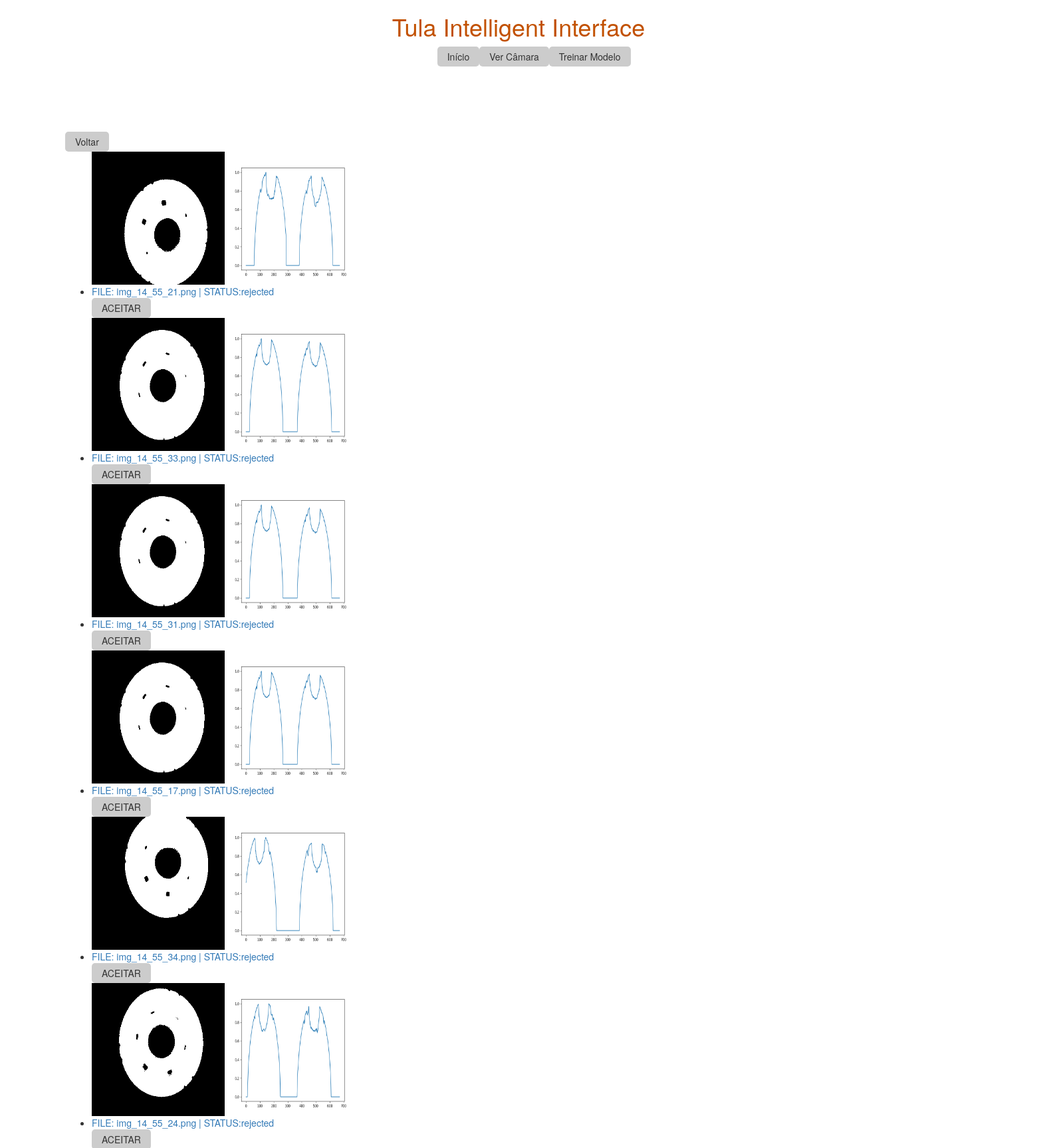
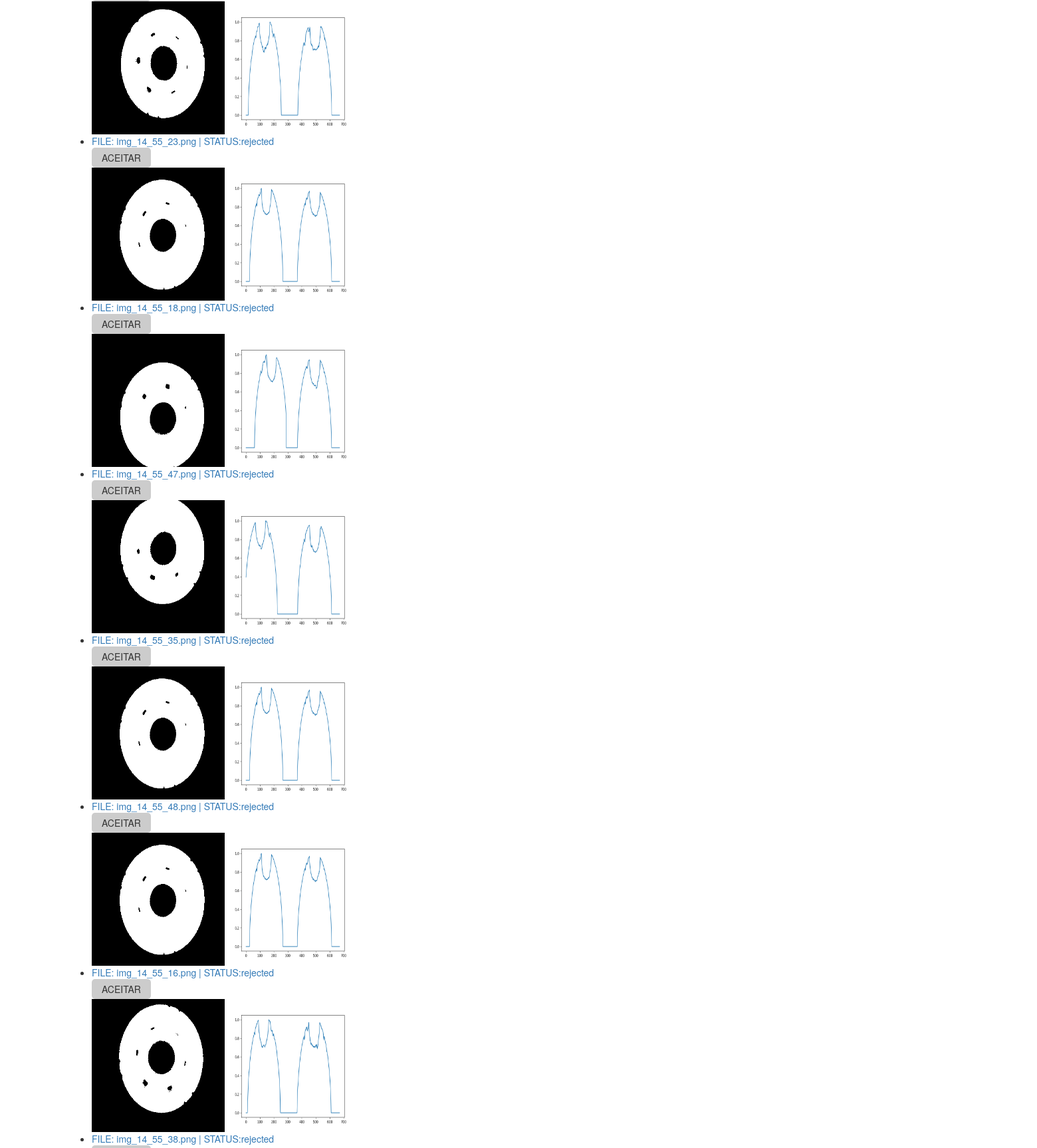
Page /tula/rejected_list/ (upper part) on the committed database (2 pictures, top to bottom).
### tula/models.py (models this page shows, shortened)
class File(models.Model):
	file_name = models.CharField(max_length=200)
	status = models.CharField(max_length=200)

### tula/views.py (the view)
# urls.py: path('rejected_list/', views.rejected_list, name='rejected_list'),
def rejected_list(request):
	for files in os.listdir('media/images/rejected'):
			f = File.objects.filter(file_name = files,status='rejected')
			if len(f) > 0:
				continue
			else:
				if "chart" not in files:
					File.create(files,'rejected')
	files = File.objects.filter(status='rejected')
	return render(request, 'tula/results_rejected.html', {'files': files})

### tula/templates/tula/results_rejected.html (shortened to what this page needs)
<!DOCTYPE html>
{% extends 'tula/base.html' %}
{% block content %}
<html>
    <head>
    </head>
    <body>
        <div id= "container3">
        <form action="{% url 'tula:train'%}" method="post">
            <input type="submit" value="Voltar" />
        </form>
        {% if files %}
            <ul>
                {% for document in files %}
                   <li><a href="{% url 'tula:edit_rejected' document.file_name %}"> FILE: {{document.file_name}}   |   STATUS:{{document.status }}</a></li>
                   <form action="{% url 'tula:switch_rejected' document.file_name%}" method="post">
                    <input type="submit" value="ACEITAR" />
                    </form>
                {% endfor %}
            </ul>
        {% else %}
            <p>No files.</p>
            <form action="{% url 'tula:train'%}" method="post">
            {% csrf_token %}
            <input type="submit" value="Voltar" />
        {% endif %}
    	</div>
    </body>
</html>
{% endblock %}

### tula/templates/tula/base.html (shortened to what this page needs)
<!doctype html>
{% load static %}
<html>
	<head>
		<link rel="stylesheet" href="//maxcdn.bootstrapcdn.com/bootstrap/3.2.0/css/bootstrap.min.css">
		<link rel="stylesheet" href="//maxcdn.bootstrapcdn.com/bootstrap/3.2.0/css/bootstrap-theme.min.css">
		<link rel="stylesheet" href="{% static 'tula/style.css' %}">
		<div>
			<h1> Tula Intelligent Interface</h1>
		</div>
		<div class = container>
			<div style ='float:left'>
				<form action="{% url 'tula:home'%}" method="post" target="_top">
				    <input type="submit" value="Início" />
				</form>
			</div>
			<div style = 'float:left;'>
				<form action="{% url 'tula:real_time_view'%}" method="post"  target="_top">
				    <input type="submit" value="Ver Câmara" />
				</form>
			</div>
			<div style = 'float:left;'>
				<form action="{% url 'tula:train'%}" method="post" target="_top">
				    <input type="submit" value="Treinar Modelo" />
				</form>
			</div>
		</div>
	</head>
	<body>
		<div>
			{% block content %}
			{% endblock %}
		</div>
	</body>
</html>

### tula/static/tula/style.css (style rules this page uses)
h1 { color: #C25100; text-align: center; }
input[type=submit] { padding:5px 15px; background:#ccc; border:0 none; cursor:pointer; -webkit-border-radius: 5px; border-radius: 5px; }
#container3 { padding: 7em; flex: 1 1 auto; }
div.container { text-align: center; margin-left:41.2%; }
body { display: flex; flex-direction: column; overflow-x: hidden; overflow-y: scroll; position: relative; }

### rows in the picture
File: file_name "img_14_55_21.png", status "rejected"
File: file_name "img_14_55_33.png", status "rejected"
File: file_name "img_14_55_31.png", status "rejected"
File: file_name "img_14_55_17.png", status "rejected"
File: file_name "img_14_55_34.png", status "rejected"
File: file_name "img_14_55_24.png", status "rejected"
File: file_name "img_14_55_23.png", status "rejected"
File: file_name "img_14_55_18.png", status "rejected"
File: file_name "img_14_55_47.png", status "rejected"
File: file_name "img_14_55_35.png", status "rejected"
File: file_name "img_14_55_48.png", status "rejected"
File: file_name "img_14_55_16.png", status "rejected"
File: file_name "img_14_55_38.png", status "rejected"
